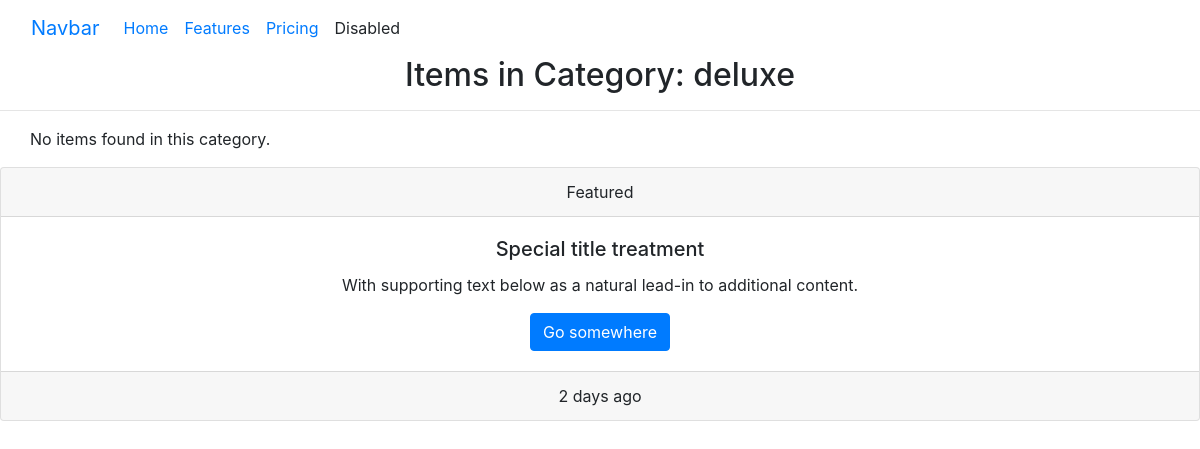
Before: /category/1/ with the older database file.
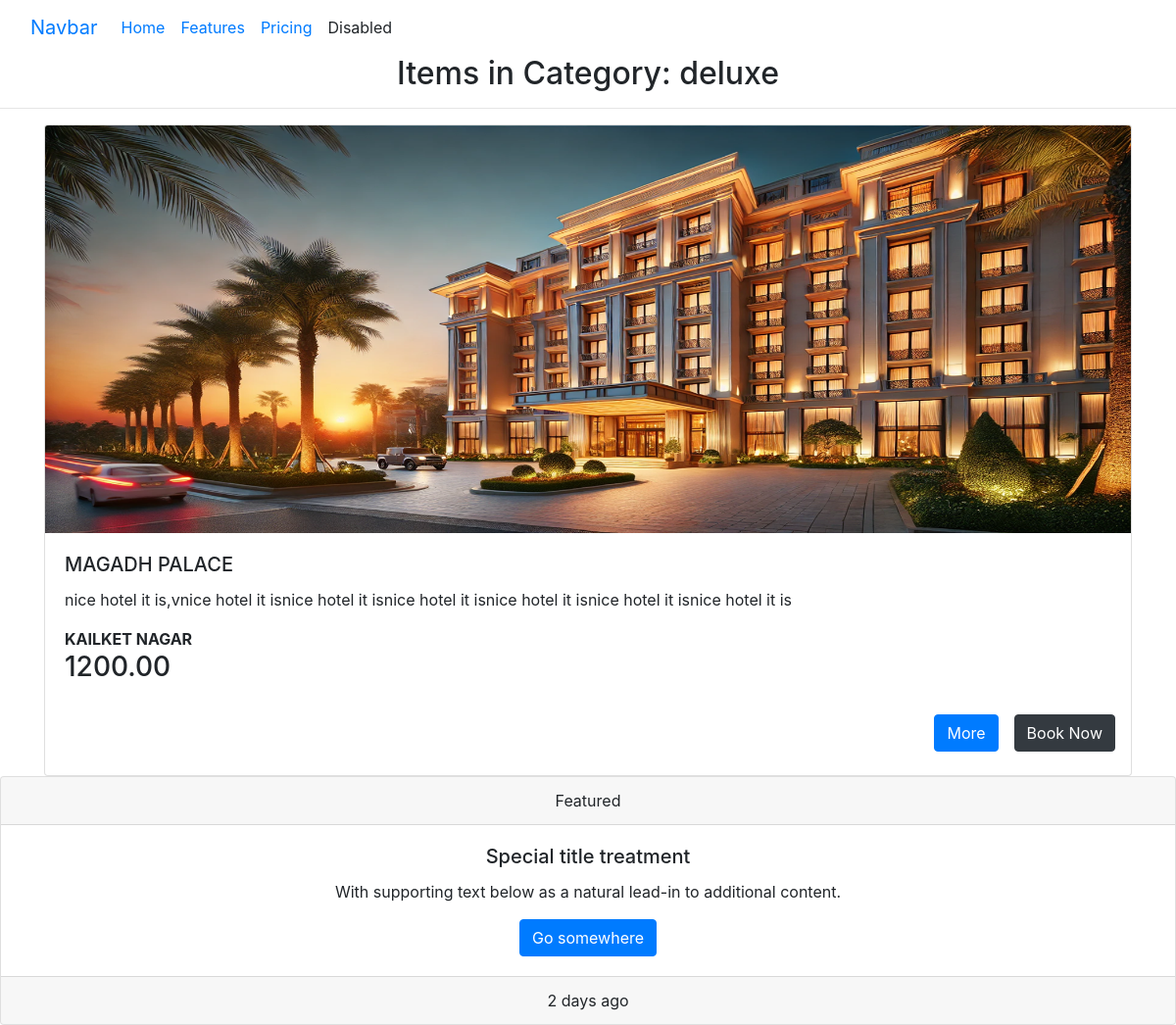
After: the same page with the newer database file.
### app/models.py (models this page shows, shortened)
class Category(models.Model):
    name = models.CharField(max_length=255, unique=True)
    description = models.CharField(max_length=200)

class Model1(models.Model):
    category= models.ForeignKey(Category, on_delete=models.CASCADE, related_name='model1_items')
    name = models.CharField(max_length=255)
    image = models.ImageField(upload_to='images/')
    description = models.TextField()
    price = models.DecimalField(max_digits=10, decimal_places=2)
    rating = models.FloatField()
    location = models.CharField(max_length=255)
    availability = models.BooleanField(default=True)

### app/views.py (the view)
# urls.py: path('category/<int:pk>/', category_detail, name='category_detail'),
def category_detail(request, pk):
    category = get_object_or_404(Category, pk=pk)
    instances = Model1.objects.filter(category=category)  # Filter instances by category
    return render(request, 'category_detail.html', {'category': category, 'instances': instances})

### templates/category_detail.html (shortened to what this page needs)
{% extends "base.html" %}
{% load static %}
{% block content %}
<h2 align = 'center'>Items in Category: {{ category.name }}</h2><hr>
<section>
    <div class="container">
        <div class="row row-cols-1 row-cols-md-2 g-4">
            {% for item in instances %}
            <div class="col">
              <div class="card">
                <img src="{{ item.image.url }}" class="card-img-top" alt="{{ item.name }}">
                <div class="card-body">
                  <h5 class="card-title">{{ item.name }}</h5>
                  <p class="card-text">{{ item.description }}</p>
                  <b><p class="card-text">{{ item.location }}</p></b>
                  <h3 class="card-title">{{ item.price }}</h5>
                </div>
                <div class="d-grid gap-2 d-md-flex justify-content-md-end">
                    <a href="{% url 'instance_detail' item.pk %}">
                    <button class="btn btn-primary me-md-2" type="button">More</button>
                    </a>&emsp;
                    <a href="{% url 'booking' item.pk %}">
                        <button class="btn btn-dark" type="button">Book Now</button>&emsp;
                    </a>
                  </div><br>
              </div>
            </div>
            {% empty %}
            <p>No items found in this category.</p>
            {% endfor %}
          </div>
    </div>
</section>
{% endblock content %}

### templates/base.html (shortened to what this page needs)
{% load static %}
<!DOCTYPE html>
<html lang="en">
<head>
    <link rel="stylesheet" href="{% static 'css/bootstrap.min.css' %}">
</head>
<body>
    <header>
        <nav class="navbar navbar-expand-lg bg-body-tertiary">
            <div class="container-fluid">
              <a class="navbar-brand" href="#">Navbar</a>
              <div class="collapse navbar-collapse" id="navbarNav">
                <ul class="navbar-nav">
                  <li class="nav-item">
                    <a class="nav-link active" aria-current="page" href="#">Home</a>
                  </li>
                  <li class="nav-item">
                    <a class="nav-link" href="#">Features</a>
                  </li>
                  <li class="nav-item">
                    <a class="nav-link" href="#">Pricing</a>
                  </li>
                  <li class="nav-item">
                    <a class="nav-link disabled" aria-disabled="true">Disabled</a>
                  </li>
                </ul>
              </div>
            </div>
          </nav>
    </header>
    {% block content %}{% endblock content %}
    <footer>
        <div class="card text-center">
            <div class="card-header">
              Featured
            </div>
            <div class="card-body">
              <h5 class="card-title">Special title treatment</h5>
              <p class="card-text">With supporting text below as a natural lead-in to additional content.</p>
              <a href="#" class="btn btn-primary">Go somewhere</a>
            </div>
            <div class="card-footer text-body-secondary">
              2 days ago
            </div>
          </div>
    </footer>
</body>
</html>

Changed rows visible on the page:
added Model1: image (picture), name "MAGADH PALACE", description "nice hotel it is,vnice hotel it isnice hotel it isnice hotel it isnice hotel it isnice hotel it isnice hotel it is", location "KAILKET NAGAR", price "1200.00"
Other visible differences:
text no longer shown: "No items found in this category."
